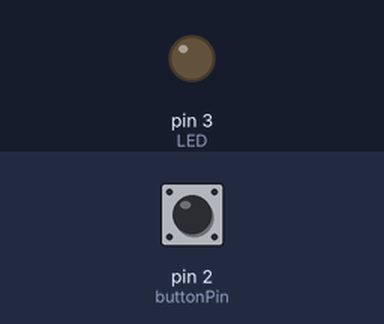
This sketch was run on a simulated Arduino Uno, built with avr-gcc and run on an emulated ATmega328P. On the bench: output pins drawn as LEDs (lit = HIGH). The test bench sets the inputs (shaded band); at power-on: pin 2 (buttonPin) HIGH.

Above: at 1.2 s.
1.3 s: pin 2 (buttonPin) pulled LOW for 0.15 s
At 1.37 s:
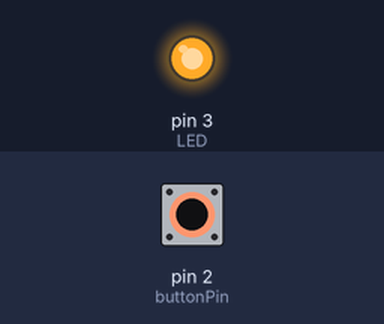
2.9 s: pin 2 (buttonPin) pulled LOW for 3.2 s
At 6.5 s:
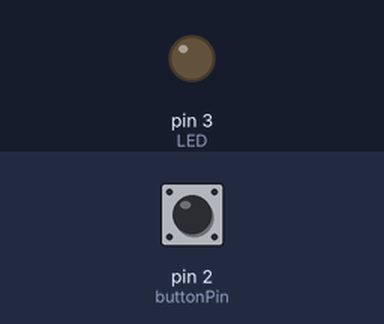
Timing chart, 0 to 8.0 s (numbered marks = the images above; inputs shaded):
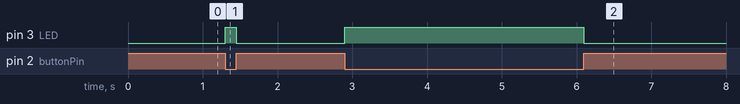

The sketch:

LED-button.ino
```cpp
// C++ code
//
const int buttonPin = 2;
const int LED = 3;

void setup() {
  pinMode(LED, OUTPUT);
  pinMode(buttonPin, INPUT_PULLUP);
}

void loop() {
if (digitalRead(buttonPin) == LOW)
    digitalWrite(LED, HIGH);
else
    digitalWrite(LED, LOW);
}
```

Measured:
- after the input at 1.3 s, pin 3 (LED): LOW → HIGH at once, → LOW 0.15 s later
- after the input at 2.9 s, pin 3 (LED): LOW → HIGH at once, → LOW 3.2 s later
